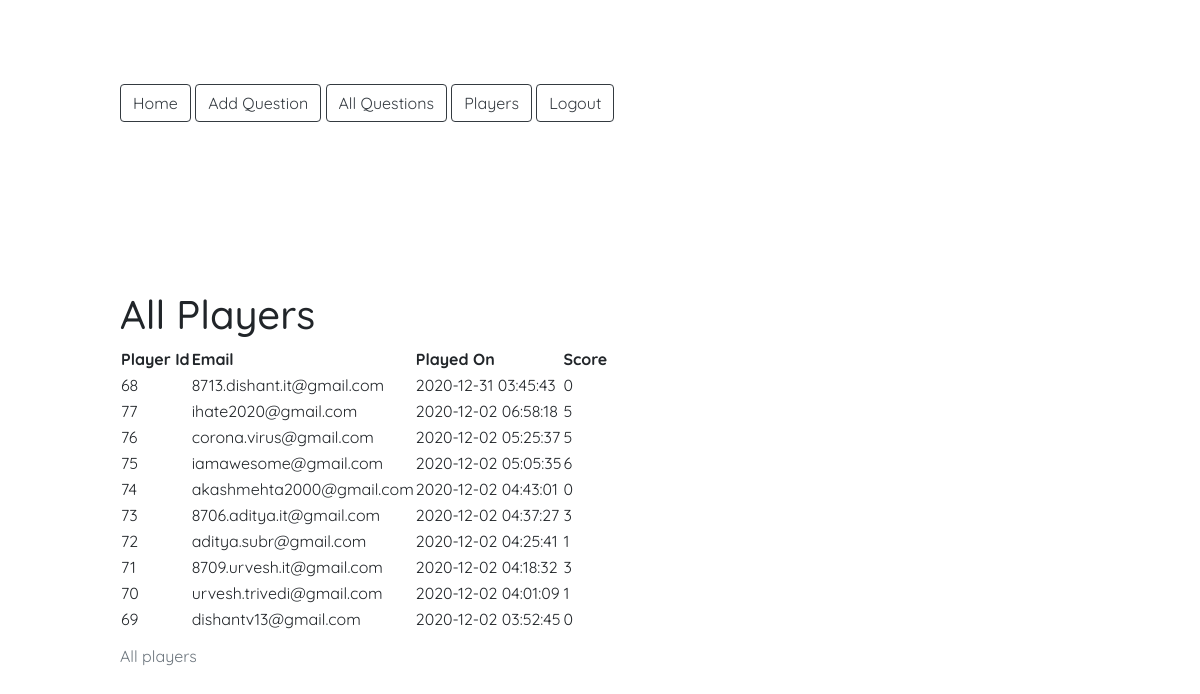
Page /players.php (signed in) on the committed database.
### tables this page shows
CREATE TABLE `users` (
  `id` int(11) NOT NULL,
  `email` varchar(225) NOT NULL,
  `played_on` varchar(225) NOT NULL,
  `score` int(11) NOT NULL DEFAULT '0'
);

### players.php (the view, shortened to what this page needs)
<?php include "connection.php";
if (isset($_SESSION['admin'])) {
?>
<!DOCTYPE html>
<html>
<head>
	<link rel="stylesheet" href="https://cdn.jsdelivr.net/gh/FortAwesome/Font-Awesome@5.13.0/css/all.css">
	<link rel="stylesheet" href="https://stackpath.bootstrapcdn.com/bootstrap/4.4.1/css/bootstrap.min.css">
	<link rel="stylesheet" href="css/styles.css">
</head>
<body>
	<header>
		<div class="container-fluid">
			<a href="index.php" class="btn btn-outline-dark">Home</a>
			<a href="add.php" class="btn btn-outline-dark">Add Question</a>
			<a href="allquestions.php" class="btn btn-outline-dark">All Questions</a>
			<a href="players.php" class="btn btn-outline-dark">Players</a>
			<a href="exit.php" class="btn btn-outline-dark">Logout</a>
		</div>
	</header>
	<div class="container-fluid">
		<h1> All Players</h1>
		<table style="border-spacing: 15px;">
			<caption class="title">All players</caption>
			<thead>
				<tr>
					<th>Player Id</th>
					<th>Email</th>
					<th>Played On</th>
					<th>Score</th>
				</tr>
			</thead>
			<tbody>
				<?php
            $query = "SELECT * FROM users ORDER BY played_on DESC";
            $select_players = mysqli_query($conn, $query) or die(mysqli_error($conn));
            if (mysqli_num_rows($select_players) > 0 ) {
            while ($row = mysqli_fetch_array($select_players)) {
                $id = $row['id'];
                $email = $row['email'];
                $played_on = $row['played_on'];
                $score = $row['score'];
                echo "<tr>";
                echo "<td>$id</td>";
                echo "<td>$email</td>";
                echo "<td>$played_on</td>";
                echo "<td>$score</td>";
                echo "</tr>";
             }
         }
        ?>
			</tbody>
		</table>
	</div>
</body>
</html>
<?php }
else {
	header("location: admin.php");
}
?>

### css/styles.css (style rules this page uses)
body { font-family: 'Quicksand', sans-serif; margin: 0; }
h1, h2, h3, h4, h5, h6 { font-family: 'Quicksand', sans-serif; }
a { color: inherit; }
.container-fluid { padding: 7% 10%; position: relative; }

### rows in the picture
users: id "68", email "8713.dishant.it@gmail.com", played_on "2020-12-31 03:45:43", score "0"
users: id "77", email "ihate2020@gmail.com", played_on "2020-12-02 06:58:18", score "5"
users: id "76", email "corona.virus@gmail.com", played_on "2020-12-02 05:25:37", score "5"
users: id "75", email "iamawesome@gmail.com", played_on "2020-12-02 05:05:35", score "6"
users: id "74", email "akashmehta2000@gmail.com", played_on "2020-12-02 04:43:01", score "0"
users: id "73", email "8706.aditya.it@gmail.com", played_on "2020-12-02 04:37:27", score "3"
users: id "72", email "aditya.subr@gmail.com", played_on "2020-12-02 04:25:41", score "1"
users: id "71", email "8709.urvesh.it@gmail.com", played_on "2020-12-02 04:18:32", score "3"
users: id "70", email "urvesh.trivedi@gmail.com", played_on "2020-12-02 04:01:09", score "1"
users: id "69", email "dishantv13@gmail.com", played_on "2020-12-02 03:52:45", score "0"
